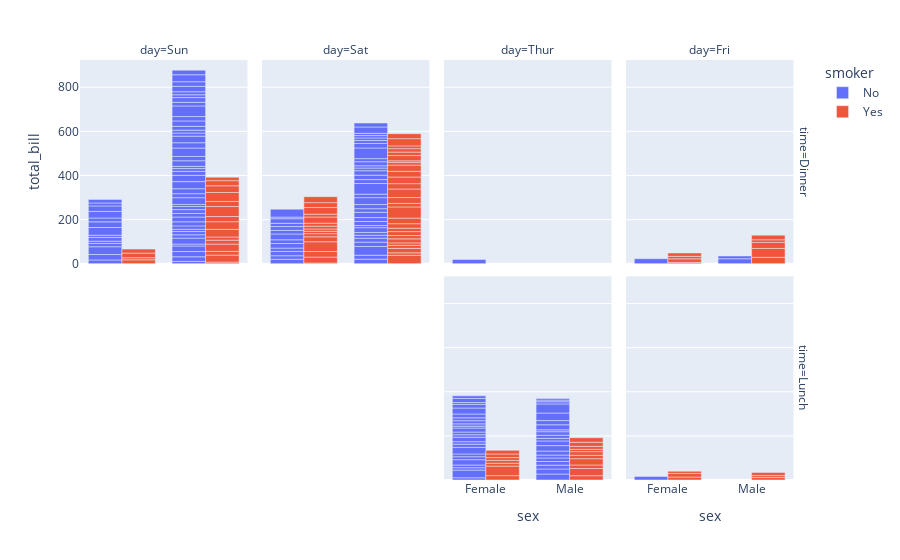

Notebook source saved alongside this figure:
### Markdown cell above
## Facet grids / Trellis plots / Small multiples

### Code cell
px.bar(df, x = 'sex', y = 'total_bill', color = 'smoker', barmode = 'group', facet_row = 'time', facet_col = 'day')

### Figure 1 — Plotly figure (JSON) as saved in the notebook; plotly's stock layout.template omitted (floating-point values rounded to 4 significant figures)
{"data": [{"alignmentgroup": "True", "hovertemplate": "smoker=No<br>time=Dinner<br>day=Sun<br>sex=%{x}<br>total_bill=%{y}<extra></extra>", "legendgroup": "No", "marker": {"color": "#636efa"}, "name": "No", "offsetgroup": "No", "orientation": "v", "showlegend": true, "textposition": "auto", "type": "bar", "x": ["Female", "Male", "Male", "Male", "Female", "Male", "Male", "Male", "Male", "Male", "Male", "Female", "Male", "Male", "Female", "Male", "Female", "Male", "Female", "Male", "Male", "Male", "Male", "Male", "Male", "Male", "Male", "Male", "Male", "Female", "Female", "Male", "Male", "Male", "Male", "Male", "Female", "Female", "Male", "Male", "Male", "Male", "Male", "Male", "Female", "Male", "Female", "Female", "Male", "Male", "Male", "Female", "Male", "Male", "Male", "Male", "Male"], "xaxis": "x5", "y": [16.99, 10.34, 21.01, 23.68, 24.59, 25.29, 8.77, 26.88, 15.04, 14.78, 10.27, 35.26, 15.42, 18.43, 14.83, 21.58, 10.33, 16.29, 16.97, 17.46, 13.94, 9.68, 30.4, 18.29, 22.23, 32.4, 28.55, 18.04, 12.54, 10.29, 34.81, 9.94, 25.56, 19.49, 38.07, 23.95, 25.71, 17.31, 29.93, 14.07, 13.13, 17.26, 24.55, 19.77, 29.85, 48.17, 25, 13.39, 16.49, 21.5, 12.66, 16.21, 13.81, 24.52, 20.76, 31.71, 20.69], "yaxis": "y5"}, {"alignmentgroup": "True", "hovertemplate": "smoker=No<br>time=Dinner<br>day=Sat<br>sex=%{x}<br>total_bill=%{y}<extra></extra>", "legendgroup": "No", "marker": {"color": "#636efa"}, "name": "No", "offsetgroup": "No", "orientation": "v", "showlegend": false, "textposition": "auto", "type": "bar", "x": ["Male", "Male", "Female", "Female", "Male", "Male", "Male", "Male", "Male", "Male", "Female", "Male", "Male", "Female", "Female", "Male", "Male", "Male", "Female", "Male", "Male", "Male", "Female", "Male", "Male", "Male", "Female", "Male", "Male", "Female", "Female", "Male", "Female", "Male", "Male", "Female", "Male", "Male", "Male", "Male", "Male", "Male", "Female", "Male", "Male"], "xaxis": "x6", "y": [20.65, 17.92, 20.29, 15.77, 39.42, 19.82, 17.81, 13.37, 12.69, 21.7, 19.65, 9.55, 18.35, 15.06, 20.69, 17.78, 24.06, 16.31, 16.93, 18.69, 31.27, 16.04, 26.41, 48.27, 17.59, 20.08, 16.45, 20.23, 12.02, 17.07, 14.73, 10.51, 20.92, 18.24, 14, 7.25, 48.33, 20.45, 13.28, 11.61, 10.77, 10.07, 35.83, 29.03, 17.82], "yaxis": "y6"}, {"alignmentgroup": "True", "hovertemplate": "smoker=No<br>time=Dinner<br>day=Thur<br>sex=%{x}<br>total_bill=%{y}<extra></extra>", "legendgroup": "No", "marker": {"color": "#636efa"}, "name": "No", "offsetgroup": "No", "orientation": "v", "showlegend": false, "textposition": "auto", "type": "bar", "x": ["Female"], "xaxis": "x7", "y": [18.78], "yaxis": "y7"}, {"alignmentgroup": "True", "hovertemplate": "smoker=No<br>time=Dinner<br>day=Fri<br>sex=%{x}<br>total_bill=%{y}<extra></extra>", "legendgroup": "No", "marker": {"color": "#636efa"}, "name": "No", "offsetgroup": "No", "orientation": "v", "showlegend": false, "textposition": "auto", "type": "bar", "x": ["Male", "Female", "Male"], "xaxis": "x8", "y": [22.49, 22.75, 12.46], "yaxis": "y8"}, {"alignmentgroup": "True", "hovertemplate": "smoker=No<br>time=Lunch<br>day=Thur<br>sex=%{x}<br>total_bill=%{y}<extra></extra>", "legendgroup": "No", "marker": {"color": "#636efa"}, "name": "No", "offsetgroup": "No", "orientation": "v", "showlegend": false, "textposition": "auto", "type": "bar", "x": ["Male", "Male", "Male", "Male", "Female", "Male", "Female", "Male", "Male", "Male", "Male", "Female", "Female", "Female", "Male", "Female", "Male", "Male", "Female", "Female", "Male", "Female", "Female", "Male", "Male", "Female", "Female", "Female", "Female", "Female", "Female", "Female", "Female", "Female", "Male", "Male", "Female", "Female", "Female", "Female", "Female", "Male", "Male", "Male"], "xaxis": "x3", "y": [27.2, 22.76, 17.29, 16.66, 10.07, 15.98, 34.83, 13.03, 18.28, 24.71, 21.16, 10.65, 12.43, 24.08, 11.69, 13.42, 14.26, 15.95, 12.48, 29.8, 8.52, 14.52, 11.38, 22.82, 19.08, 20.27, 11.17, 12.26, 18.26, 8.51, 10.33, 14.15, 13.16, 17.47, 34.3, 41.19, 27.05, 16.43, 8.35, 18.64, 11.87, 9.78, 7.51, 7.56], "yaxis": "y3"}, {"alignmentgroup": "True", "hovertemplate": "smoker=No<br>time=Lunch<br>day=Fri<br>sex=%{x}<br>total_bill=%{y}<extra></extra>", "legendgroup": "No", "marker": {"color": "#636efa"}, "name": "No", "offsetgroup": "No", "orientation": "v", "showlegend": false, "textposition": "auto", "type": "bar", "x": ["Female"], "xaxis": "x4", "y": [15.98], "yaxis": "y4"}, {"alignmentgroup": "True", "hovertemplate": "smoker=Yes<br>time=Dinner<br>day=Sun<br>sex=%{x}<br>total_bill=%{y}<extra></extra>", "legendgroup": "Yes", "marker": {"color": "#EF553B"}, "name": "Yes", "offsetgroup": "Yes", "orientation": "v", "showlegend": true, "textposition": "auto", "type": "bar", "x": ["Female", "Male", "Male", "Male", "Male", "Male", "Male", "Female", "Male", "Male", "Male", "Male", "Male", "Male", "Female", "Male", "Female", "Male", "Male"], "xaxis": "x5", "y": [17.51, 7.25, 31.85, 16.82, 32.9, 17.89, 14.48, 9.6, 34.63, 34.65, 23.33, 45.35, 23.17, 40.55, 20.9, 30.46, 18.15, 23.1, 15.69], "yaxis": "y5"}, {"alignmentgroup": "True", "hovertemplate": "smoker=Yes<br>time=Dinner<br>day=Sat<br>sex=%{x}<br>total_bill=%{y}<extra></extra>", "legendgroup": "Yes", "marker": {"color": "#EF553B"}, "name": "Yes", "offsetgroup": "Yes", "orientation": "v", "showlegend": false, "textposition": "auto", "type": "bar", "x": ["Male", "Male", "Male", "Male", "Male", "Male", "Female", "Male", "Female", "Female", "Male", "Female", "Female", "Male", "Male", "Male", "Female", "Female", "Female", "Male", "Male", "Male", "Male", "Male", "Female", "Male", "Male", "Female", "Female", "Female", "Male", "Male", "Male", "Female", "Female", "Male", "Male", "Male", "Male", "Male", "Female", "Male"], "xaxis": "x6", "y": [38.01, 11.24, 20.29, 13.81, 11.02, 18.29, 3.07, 15.01, 26.86, 25.28, 17.92, 44.3, 22.42, 15.36, 20.49, 25.21, 14.31, 10.59, 10.63, 50.81, 15.81, 26.59, 38.73, 24.27, 12.76, 30.06, 25.89, 13.27, 28.17, 12.9, 28.15, 11.59, 7.74, 30.14, 22.12, 24.01, 15.69, 15.53, 12.6, 32.83, 27.18, 22.67], "yaxis": "y6"}, {"alignmentgroup": "True", "hovertemplate": "smoker=Yes<br>time=Dinner<br>day=Fri<br>sex=%{x}<br>total_bill=%{y}<extra></extra>", "legendgroup": "Yes", "marker": {"color": "#EF553B"}, "name": "Yes", "offsetgroup": "Yes", "orientation": "v", "showlegend": false, "textposition": "auto", "type": "bar", "x": ["Male", "Female", "Female", "Male", "Male", "Male", "Male", "Female", "Female"], "xaxis": "x8", "y": [28.97, 5.75, 16.32, 40.17, 27.28, 12.03, 21.01, 11.35, 15.38], "yaxis": "y8"}, {"alignmentgroup": "True", "hovertemplate": "smoker=Yes<br>time=Lunch<br>day=Thur<br>sex=%{x}<br>total_bill=%{y}<extra></extra>", "legendgroup": "Yes", "marker": {"color": "#EF553B"}, "name": "Yes", "offsetgroup": "Yes", "orientation": "v", "showlegend": false, "textposition": "auto", "type": "bar", "x": ["Male", "Male", "Male", "Female", "Male", "Male", "Male", "Male", "Female", "Female", "Male", "Male", "Female", "Female", "Female", "Male", "Female"], "xaxis": "x3", "y": [19.44, 32.68, 16, 19.81, 28.44, 15.48, 16.58, 10.34, 43.11, 13, 13.51, 18.71, 12.74, 13, 16.4, 20.53, 16.47], "yaxis": "y3"}, {"alignmentgroup": "True", "hovertemplate": "smoker=Yes<br>time=Lunch<br>day=Fri<br>sex=%{x}<br>total_bill=%{y}<extra></extra>", "legendgroup": "Yes", "marker": {"color": "#EF553B"}, "name": "Yes", "offsetgroup": "Yes", "orientation": "v", "showlegend": false, "textposition": "auto", "type": "bar", "x": ["Male", "Female", "Male", "Male", "Female", "Female"], "xaxis": "x4", "y": [12.16, 13.42, 8.58, 13.42, 16.27, 10.09], "yaxis": "y4"}], "layout": {"annotations": [{"font": {}, "showarrow": false, "text": "day=Sun", "x": 0.115, "xanchor": "center", "xref": "paper", "y": 1, "yanchor": "bottom", "yref": "paper"}, {"font": {}, "showarrow": false, "text": "day=Sat", "x": 0.365, "xanchor": "center", "xref": "paper", "y": 1, "yanchor": "bottom", "yref": "paper"}, {"font": {}, "showarrow": false, "text": "day=Thur", "x": 0.615, "xanchor": "center", "xref": "paper", "y": 1, "yanchor": "bottom", "yref": "paper"}, {"font": {}, "showarrow": false, "text": "day=Fri", "x": 0.865, "xanchor": "center", "xref": "paper", "y": 1, "yanchor": "bottom", "yref": "paper"}, {"font": {}, "showarrow": false, "text": "time=Lunch", "textangle": 90, "x": 0.98, "xanchor": "left", "xref": "paper", "y": 0.2425, "yanchor": "middle", "yref": "paper"}, {"font": {}, "showarrow": false, "text": "time=Dinner", "textangle": 90, "x": 0.98, "xanchor": "left", "xref": "paper", "y": 0.7575, "yanchor": "middle", "yref": "paper"}], "barmode": "group", "legend": {"title": {"text": "smoker"}, "tracegroupgap": 0}, "margin": {"t": 60}, "xaxis": {"anchor": "y", "domain": [0, 0.23], "title": {"text": "sex"}}, "xaxis2": {"anchor": "y2", "domain": [0.25, 0.48], "matches": "x", "title": {"text": "sex"}}, "xaxis3": {"anchor": "y3", "domain": [0.5, 0.73], "matches": "x", "title": {"text": "sex"}}, "xaxis4": {"anchor": "y4", "domain": [0.75, 0.98], "matches": "x", "title": {"text": "sex"}}, "xaxis5": {"anchor": "y5", "domain": [0, 0.23], "matches": "x", "showticklabels": false}, "xaxis6": {"anchor": "y6", "domain": [0.25, 0.48], "matches": "x", "showticklabels": false}, "xaxis7": {"anchor": "y7", "domain": [0.5, 0.73], "matches": "x", "showticklabels": false}, "xaxis8": {"anchor": "y8", "domain": [0.75, 0.98], "matches": "x", "showticklabels": false}, "yaxis": {"anchor": "x", "domain": [0, 0.485], "title": {"text": "total_bill"}}, "yaxis2": {"anchor": "x2", "domain": [0, 0.485], "matches": "y", "showticklabels": false}, "yaxis3": {"anchor": "x3", "domain": [0, 0.485], "matches": "y", "showticklabels": false}, "yaxis4": {"anchor": "x4", "domain": [0, 0.485], "matches": "y", "showticklabels": false}, "yaxis5": {"anchor": "x5", "domain": [0.515, 1], "matches": "y", "title": {"text": "total_bill"}}, "yaxis6": {"anchor": "x6", "domain": [0.515, 1], "matches": "y", "showticklabels": false}, "yaxis7": {"anchor": "x7", "domain": [0.515, 1], "matches": "y", "showticklabels": false}, "yaxis8": {"anchor": "x8", "domain": [0.515, 1], "matches": "y", "showticklabels": false}}}
